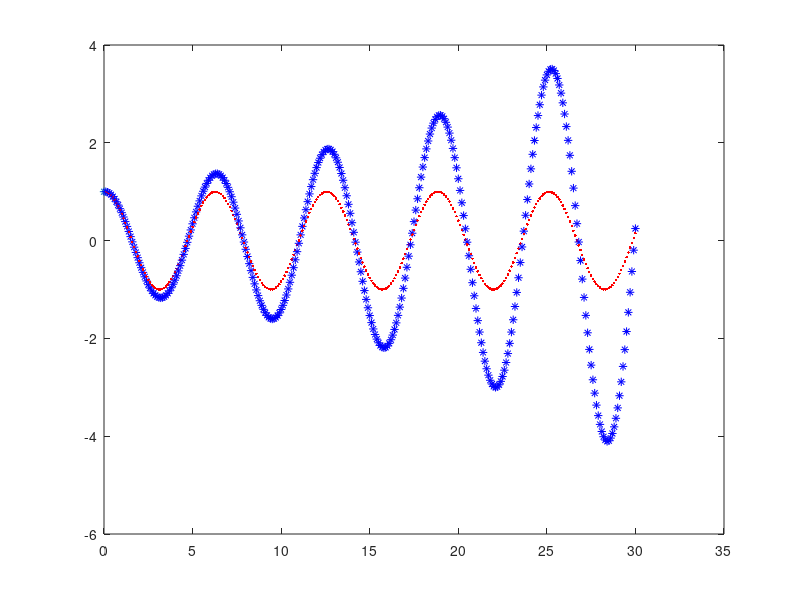

Recreate this plot in MATLAB.
% First test Euler explicit for mass spring
% Not optimized from a computational point of view (figure always open)
clear;
y(1) = 1; 
y(2) = 0;
dt = 0.1;
time = 0;
t_final = 30; 
Nsteps = round(t_final/dt);
plot(time,y(1),'*');
hold on

for i = 1:Nsteps
    dy(2)  = -y(1);
    dy(1)  =  y(2);
    y = y + dt*dy;
    time = time + dt;
    plot(time,y(1),'b*');
    plot(time,cos(time),'r.');
end